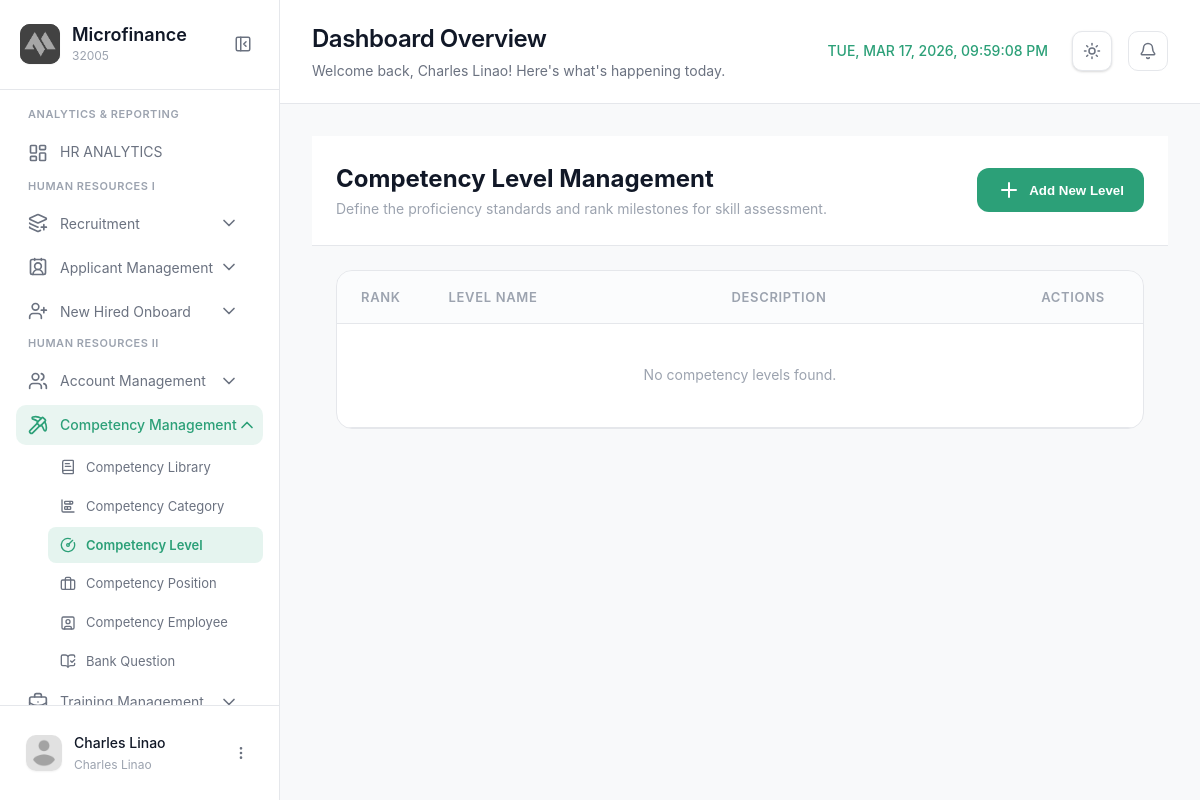
Page /modules/admin/competencylevel.php (signed in) on the earlier database version.
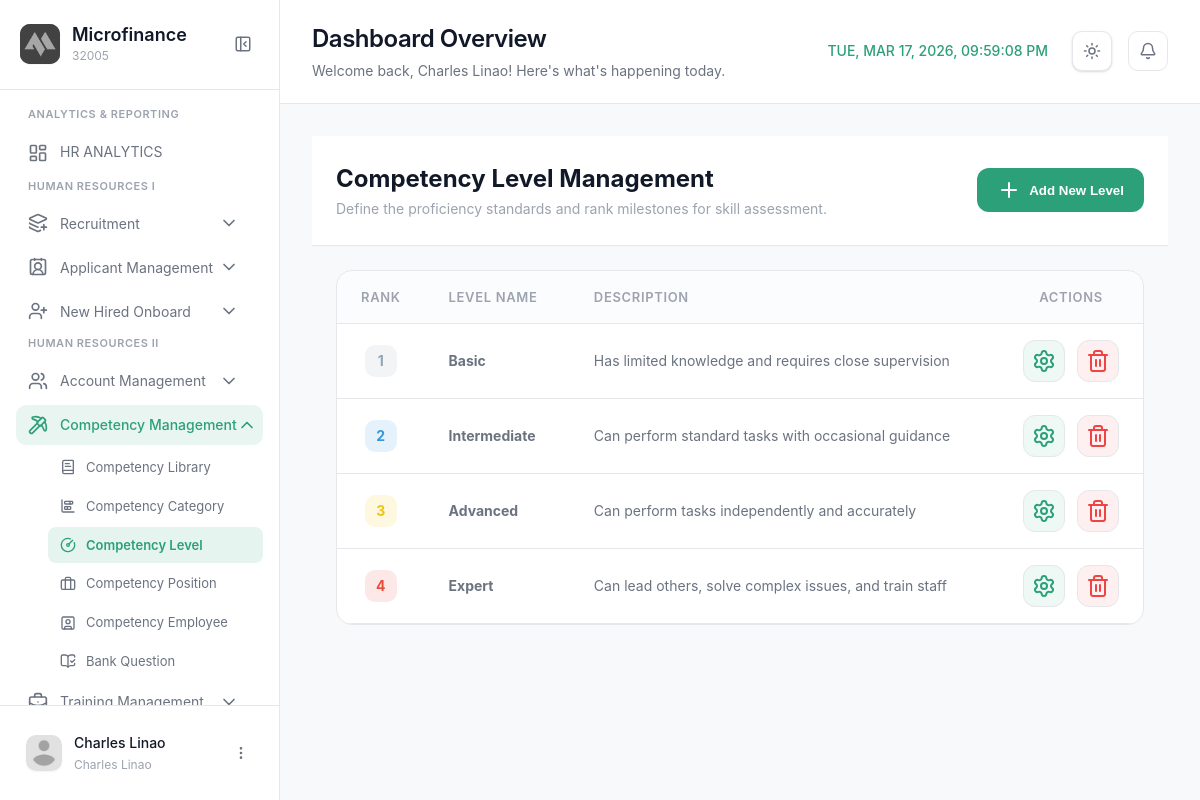
Same page on the later database version.
### tables this page shows
CREATE TABLE `competency_levels` (
  `id` int(11) NOT NULL,
  `rank_level` int(11) NOT NULL,
  `name` varchar(255) NOT NULL,
  `description` text NOT NULL,
  `created_at` timestamp NOT NULL DEFAULT current_timestamp()
);

### modules/admin/competencylevel.php (the view, shortened to what the changed rows need)
<!DOCTYPE html>
<html lang="en">
<head>
  <link rel="stylesheet" href="../../css/competencylevel.css?v=1.2">
</head>
<body>
  <aside class="sidebar" id="sidebar">
    <div class="sidebar-header">
      <div class="logo-container">
        <div class="logo-text">
          <h2 class="app-name">Microfinance</h2>
        </div>
      </div>
    </div>
  </aside>
  <main class="main-content">
    <header class="page-header">
      <div class="header-left">
        <div class="header-title">
          <h1>Dashboard Overview</h1>
        </div>
      </div>
    </header>
    <div class="content-wrapper">
      <?php require_once __DIR__ . '/../../config/config.php'; ?>
      <div class="action-bar-lvl">
        <div class="ab-left-lvl">
          <h2>Competency Level Management</h2>
        </div>
      </div>
      <div class="level-grid">
        <table class="level-table-new">
          <thead>
            <tr>
              <th style="width: 80px; text-align: center;">Rank</th>
              <th>Level Name</th>
              <th>Description</th>
              <th style="width: 140px; text-align: center;">Actions</th>
            </tr>
          </thead>
          <tbody>
            <?php
            $query = "SELECT * FROM competency_levels ORDER BY rank_level ASC";
            $result = $conn->query($query);
            if ($result && $result->num_rows > 0) {
                while ($row = $result->fetch_assoc()) {
                    $rank = $row['rank_level'];
                    $rank_color = '#6b7280';
                    if ($rank == 1) $rank_color = '#94a3b8';
                    else if ($rank == 2) $rank_color = '#3498db';
                    else if ($rank == 3) $rank_color = '#f1c40f';
                    else if ($rank >= 4) $rank_color = '#e74c3c';
            ?>
            <tr data-level-id="<?php echo $row['id']; ?>">
              <td style="text-align: center;">
                <span class="rank-badge" style="background: <?php echo $rank_color; ?>20; color: <?php echo $rank_color; ?>;">
                  <?php echo $rank; ?>
                </span>
              </td>
              <td class="lvl-name-cell"><strong><?php echo htmlspecialchars($row['name']); ?></strong></td>
              <td class="lvl-desc-text"><?php echo htmlspecialchars($row['description']); ?></td>
              <td style="text-align: center;">
                <div class="lvl-actions">
                  <button class="action-btn-lvl edit-btn-lvl" title="Edit Level"
                          data-id="<?php echo $row['id']; ?>"
                          data-name="<?php echo htmlspecialchars($row['name']); ?>"
                          data-rank="<?php echo $row['rank_level']; ?>"
                          data-desc="<?php echo htmlspecialchars($row['description']); ?>">
                    <i data-lucide="settings"></i>
                  </button>
                  <button class="action-btn-lvl delete-btn-lvl" title="Delete Level"
                          data-id="<?php echo $row['id']; ?>">
                    <i data-lucide="trash-2"></i>
                  </button>
                </div>
              </td>
            </tr>
            <?php
                }
            } else {
                echo '<tr><td colspan="4" style="text-align: center; padding: 40px; color: var(--text-tertiary);">No competency levels found.</td></tr>';
            }
            ?>
          </tbody>
        </table>
      </div>
    </div>
  </main>
</body>
</html>

Differences in the rows shown:
added competency_levels: rank_level "1", name "Basic", description "Has limited knowledge and requires close supervision"
added competency_levels: rank_level "2", name "Intermediate", description "Can perform standard tasks with occasional guidance"
added competency_levels: rank_level "3", name "Advanced", description "Can perform tasks independently and accurately"
added competency_levels: rank_level "4", name "Expert", description "Can lead others, solve complex issues, and train staff"
Other differences:
text no longer shown: "No competency levels found."
